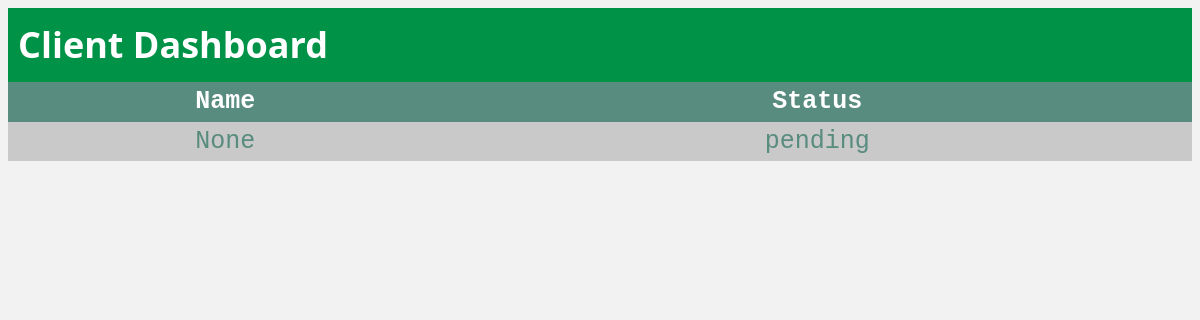
The page /client_dashboard on the database as committed earlier.
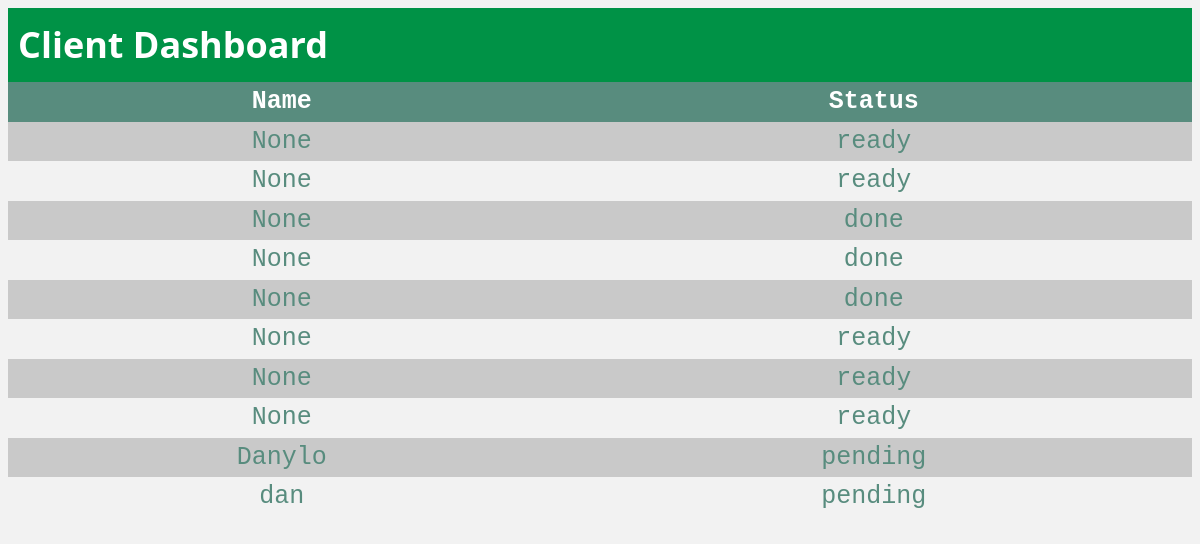
The same page on the database as committed later.
### tables this page shows
CREATE TABLE orders (id INTEGER PRIMARY KEY AUTOINCREMENT, name TEXT, pepperoni TEXT, cheese TEXT, veggie TEXT, meat_lovers TEXT, vegan TEXT, quattro_formaggi TEXT, quattro_stagioni TEXT, supreme TEXT, tonno TEXT, status TEXT);

### app.py (the view)
@app.route('/client_dashboard')
def client_dashboard():
    conn = get_db()
    cursor = conn.cursor()
    cursor.execute('SELECT * FROM orders')
    orders = cursor.fetchall()
    cursor.close()
    return render_template('client_dashboard.html', orders=orders)

### app.py (called while the page is built)
def get_db():
    db = getattr(g, '_database', None)
    if db is None:
        db = g._database = sqlite3.connect(app.config['DATABASE'])
        db.row_factory = sqlite3.Row
    return db

### templates/client_dashboard.html (shortened to what this page needs)
<!DOCTYPE html>
<html lang="en">
    <head>
        <link rel="stylesheet" href="{{ url_for('static', filename='css/styles.css') }}">
    </head>
    <body>
        <header>
            <h1>Client Dashboard</h1>
        </header>
        <table>
            <thead>
                <tr>
                    <th>Name</th>
                    <th>Status</th>
                </tr>
            </thead>
            <tbody>
                {% for order in orders %}
                    <tr>
                        <td>{{ order['name'] }}</td>
                        <td>{{ order['status'] }}</td>
                    </tr>
                {% endfor %}
        </table>
    </body>
</html>

### static/styles.css (style rules this page uses)
html { font-family: system-ui, -apple-system, BlinkMacSystemFont, 'Segoe UI', Roboto, Oxygen, Ubuntu, Cantarell, 'Open Sans', 'Helvetica Neue', sans-serif; }
body { background-color: #F2F2F2; font-size: 16px; line-height: 1.5; }
header { background-color: #009246; padding: 10px; color: #ffffff; display: flex; justify-content: space-between; align-items: center; }
header h1 { font-size: 36px; font-weight: bold; margin: 0px; }
table { border-collapse: collapse; width: 100%; color: #588c7e; font-family: monospace; font-size: 25px; text-align: center; }
th { background-color: #588c7e; color: white; }
tr:nth-child(even) { background-color: #f2f2f2 }
tr:nth-child(odd) { background-color: #c9c9c9 }

Rows that differ between the two databases and show on the page:
changed orders (number 1 of 10 on the later page): status "pending" → "ready"
added orders: name "None", status "ready"
added orders: name "None", status "done"
added orders: name "None", status "done"
added orders: name "None", status "done"
added orders: name "None", status "ready"
added orders: name "None", status "ready"
added orders: name "None", status "ready"
added orders: name "Danylo", status "pending"
added orders: name "dan", status "pending"
